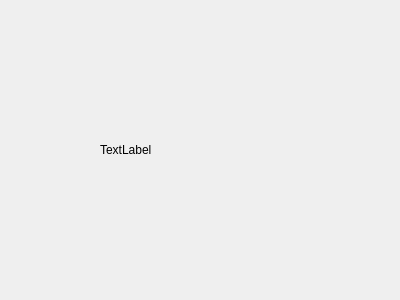
<?xml version="1.0" encoding="UTF-8"?>
<ui version="4.0">
 <class>LoadingDlg</class>
 <widget class="QDialog" name="LoadingDlg">
  <property name="geometry">
   <rect>
    <x>0</x>
    <y>0</y>
    <width>400</width>
    <height>300</height>
   </rect>
  </property>
  <property name="sizePolicy">
   <sizepolicy hsizetype="Preferred" vsizetype="Preferred">
    <horstretch>0</horstretch>
    <verstretch>0</verstretch>
   </sizepolicy>
  </property>
  <property name="windowTitle">
   <string>Dialog</string>
  </property>
  <layout class="QVBoxLayout" name="verticalLayout">
   <property name="leftMargin">
    <number>100</number>
   </property>
   <item>
    <widget class="QLabel" name="loading_lb">
     <property name="text">
      <string>TextLabel</string>
     </property>
     <property name="alignment">
      <set>Qt::AlignLeading|Qt::AlignLeft|Qt::AlignVCenter</set>
     </property>
    </widget>
   </item>
  </layout>
 </widget>
 <resources/>
 <connections/>
</ui>
